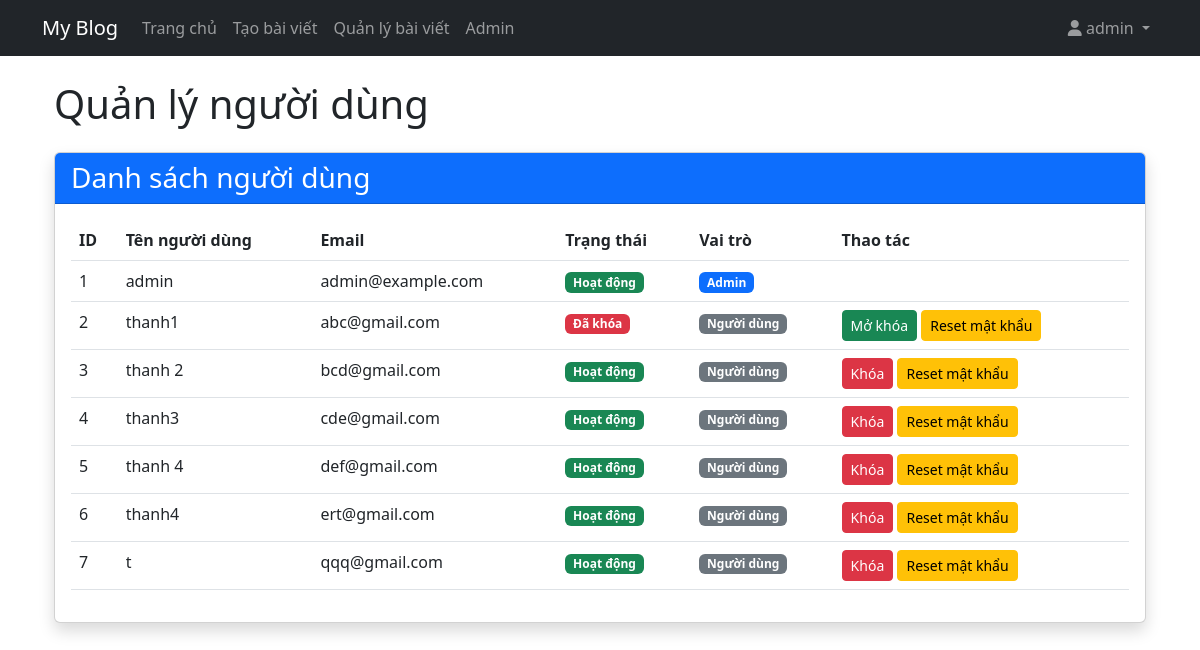
The app's page /admin (signed in), older data.
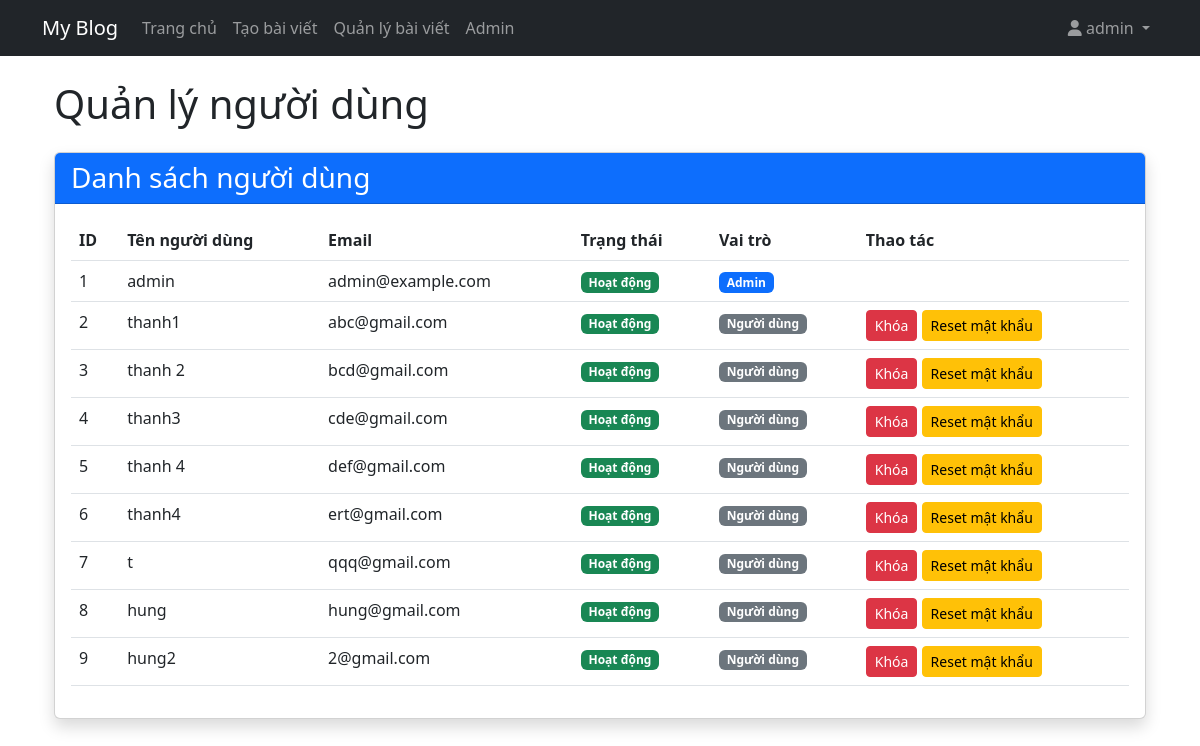
The same page, newer data.
### my_blog/app.py (models this page shows, shortened)
class User(db.Model, UserMixin):
    id = db.Column(db.Integer, primary_key=True)
    username = db.Column(db.String(20), unique=True, nullable=False)
    email = db.Column(db.String(120), unique=True, nullable=False)
    password = db.Column(db.String(60), nullable=False)
    posts = db.relationship('Post', backref='author', lazy=True)
    is_admin = db.Column(db.Boolean, default=False)
    is_blocked = db.Column(db.Boolean, default=False)

### my_blog/app.py (the view)
@app.route('/admin')
@login_required
@admin_required
def admin_dashboard():
    users = User.query.all()
    return render_template('admin_dashboard.html', users=users)

### my_blog/app.py (called while the page is built)
@login_manager.user_loader
def load_user(user_id):
    return User.query.get(int(user_id))

def admin_required(f):
    @wraps(f)
    def decorated_function(*args, **kwargs):
        if not current_user.is_authenticated or not current_user.is_admin:
            flash('Bạn không có quyền truy cập trang này.', 'danger')
            return redirect(url_for('index'))
        return f(*args, **kwargs)
    return decorated_function

### my_blog/templates/admin_dashboard.html
{% extends "layout.html" %}
{% block content %}
<div class="container mt-4">
    <h1 class="mb-4">Quản lý người dùng</h1>
    <div class="card shadow">
        <div class="card-header bg-primary text-white">
            <h3 class="mb-0">Danh sách người dùng</h3>
        </div>
        <div class="card-body">
            <table class="table table-hover">
                <thead>
                    <tr>
                        <th>ID</th>
                        <th>Tên người dùng</th>
                        <th>Email</th>
                        <th>Trạng thái</th>
                        <th>Vai trò</th>
                        <th>Thao tác</th>
                    </tr>
                </thead>
                <tbody>
                    {% for user in users %}
                    <tr>
                        <td>{{ user.id }}</td>
                        <td>{{ user.username }}</td>
                        <td>{{ user.email }}</td>
                        <td>
                            {% if user.is_blocked %}
                            <span class="badge bg-danger">Đã khóa</span>
                            {% else %}
                            <span class="badge bg-success">Hoạt động</span>
                            {% endif %}
                        </td>
                        <td>
                            {% if user.is_admin %}
                            <span class="badge bg-primary">Admin</span>
                            {% else %}
                            <span class="badge bg-secondary">Người dùng</span>
                            {% endif %}
                        </td>
                        <td>
                            {% if not user.is_admin or current_user.id != user.id %}
                                {% if user.is_blocked %}
                                <a href="{{ url_for('unblock_user', user_id=user.id) }}" class="btn btn-sm btn-success">Mở khóa</a>
                                {% else %}
                                <a href="{{ url_for('block_user', user_id=user.id) }}" class="btn btn-sm btn-danger">Khóa</a>
                                {% endif %}
                                <a href="{{ url_for('reset_password', user_id=user.id) }}" class="btn btn-sm btn-warning">Reset mật khẩu</a>
                            {% endif %}
                        </td>
                    </tr>
                    {% endfor %}
                </tbody>
            </table>
        </div>
    </div>
</div>
{% endblock %}

### my_blog/templates/layout.html (shortened to what this page needs)
<!DOCTYPE html>
<html lang="en">
<head>
    <link rel="stylesheet" href="https://cdn.jsdelivr.net/npm/bootstrap@5.3.0/dist/css/bootstrap.min.css">
</head>
<body>
    <nav class="navbar navbar-expand-lg navbar-dark bg-dark mb-4">
        <div class="container">
            <a class="navbar-brand" href="{{ url_for('index') }}">My Blog</a>
            <div class="collapse navbar-collapse" id="navbarNav">
                <ul class="navbar-nav me-auto">
                    <li class="nav-item">
                        <a class="nav-link" href="{{ url_for('index') }}">Trang chủ</a>
                    </li>
                    {% if current_user.is_authenticated %}
                    <li class="nav-item">
                        <a class="nav-link" href="{{ url_for('create_post') }}">Tạo bài viết</a>
                    </li>
                    <li class="nav-item">
                        <a class="nav-link" href="{{ url_for('manage_posts') }}">Quản lý bài viết</a>
                    </li>
                    {% if current_user.is_admin %}
                    <li class="nav-item">
                        <a class="nav-link" href="{{ url_for('admin_dashboard') }}">Admin</a>
                    </li>
                    {% endif %}
                    {% endif %}
                </ul>
                <ul class="navbar-nav">
                    {% if current_user.is_authenticated %}
                    <li class="nav-item dropdown">
                        <a class="nav-link dropdown-toggle" href="#" id="userDropdown" role="button" data-bs-toggle="dropdown" aria-expanded="false">
                            <i class="fas fa-user"></i> {{ current_user.username }}
                        </a>
                    </li>
                    {% endif %}
                </ul>
            </div>
        </div>
    </nav>
    <div class="container">
        {% block content %}{% endblock %}
    </div>
</body>
</html>

Row changes from the older to the newer data that the page shows:
changed User "thanh1": is_blocked "Đã khóa Mở khóa" → "Hoạt động Khóa"
added User: id "8", username "hung", email "hung@gmail.com", is_blocked "Hoạt động", is_admin "Người dùng"
added User: id "9", username "hung2", email "2@gmail.com", is_blocked "Hoạt động", is_admin "Người dùng"
